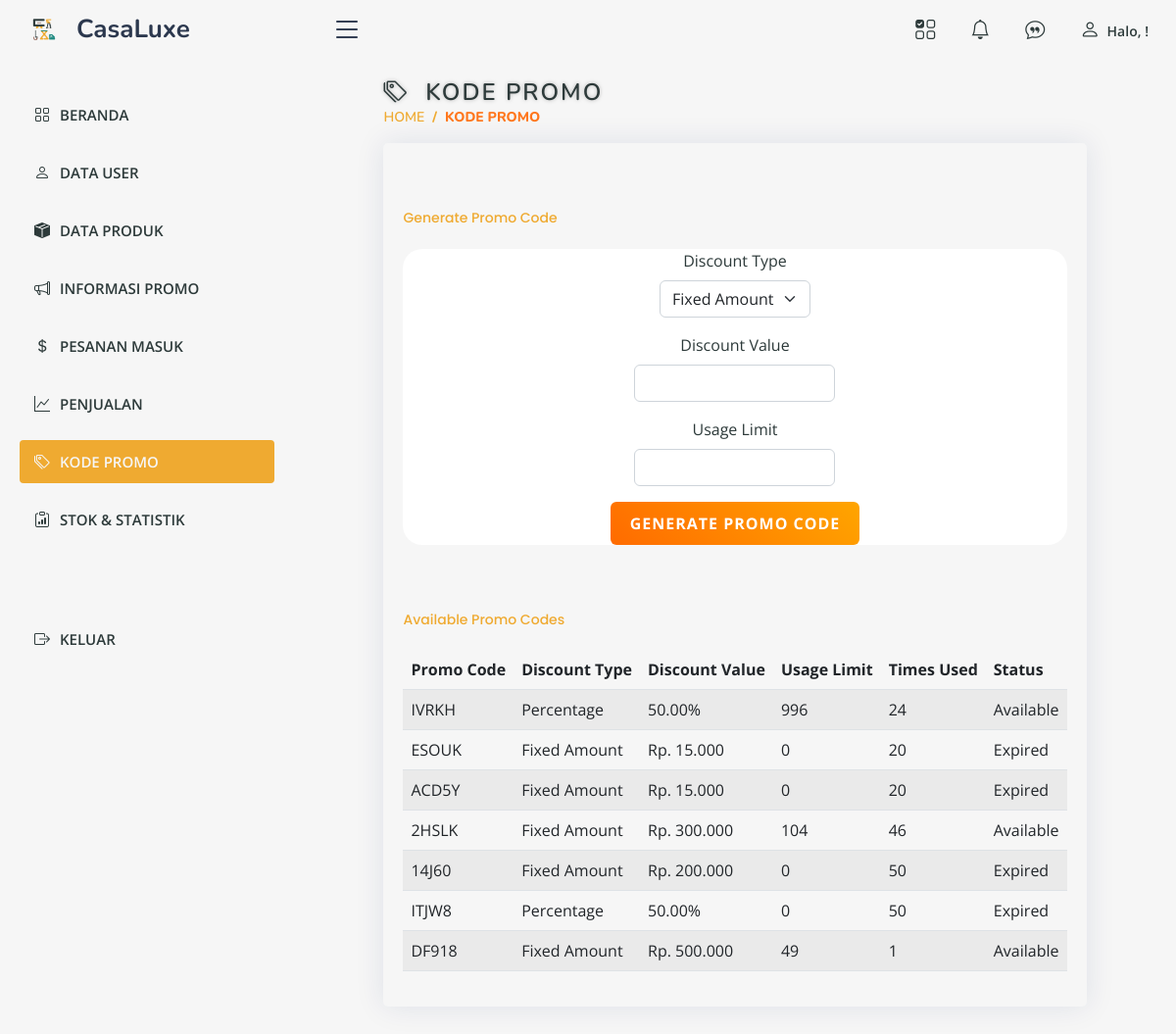
/admin/promo.php, run on the app's committed database.
### tables this page shows
CREATE TABLE `promo` (
  `id` int(11) NOT NULL,
  `code` varchar(10) NOT NULL,
  `discount_type` enum('fixed','percentage') NOT NULL,
  `discount_value` decimal(10,2) NOT NULL,
  `usage_limit` int(11) NOT NULL DEFAULT 1,
  `times_used` int(11) NOT NULL DEFAULT 0,
  `created_at` timestamp NOT NULL DEFAULT current_timestamp()
);

### admin/promo.php (the view, shortened to what this page needs)
<?php
require "../db.php";
?>
<!DOCTYPE html>
<html lang="en">
<head>
    <link rel="stylesheet" href="assets/css/styles.css">
    <link href="assets/vendor/bootstrap/css/bootstrap.min.css" rel="stylesheet">
    <link href="assets/vendor/bootstrap-icons/bootstrap-icons.css" rel="stylesheet">
    <link href="assets/vendor/boxicons/css/boxicons.min.css" rel="stylesheet">
    <link href="assets/vendor/quill/quill.snow.css" rel="stylesheet">
    <link href="assets/vendor/quill/quill.bubble.css" rel="stylesheet">
    <link href="assets/vendor/remixicon/remixicon.css" rel="stylesheet">
    <link href="assets/vendor/simple-datatables/style.css" rel="stylesheet">
    <link href="assets/css/style.css" rel="stylesheet">
    <?php include 'aset.php'; ?>
</head>
<body>
    <?php include 'atas.php'; ?>
    <?php include 'menu.php'; ?>
    <main id="main" class="main">
        <div class="pagetitle">
            <h1><i class="bi bi-tags"></i>&nbsp; KODE PROMO</h1>
            <nav>
                <ol class="breadcrumb">
                    <li class="breadcrumb-item"><a href="index.php">HOME</a></li>
                    <li class="breadcrumb-item active"> KODE PROMO</li>
                </ol>
            </nav>
        </div>
        <section class="section">
            <div class="row">
                <div class="col-lg-12">
                    <div class="card">
                        <div class="card-body">
                            <h5 class="card-title mt-5">Generate Promo Code</h5>
                            <form method="post">
                                <div class="mb-3">
                                    <label for="discount_type" class="form-label">Discount Type</label>
                                    <select class="form-select" id="discount_type" name="discount_type" required>
                                        <option value="fixed">Fixed Amount</option>
                                    </select>
                                </div>
                                <div class="mb-3">
                                    <label for="discount_value" class="form-label">Discount Value</label>
                                    <input type="number" class="form-control" id="discount_value" name="discount_value" required>
                                </div>
                                <div class="mb-3">
                                    <label for="usage_limit" class="form-label">Usage Limit</label>
                                    <input type="number" class="form-control" id="usage_limit" name="usage_limit" required>
                                </div>
                                <button type="submit" name="generate_promo" class="btn btn-generate">Generate Promo Code</button>
                            </form>
                            <h5 class="card-title mt-5">Available Promo Codes</h5>
                            <table class="table table-striped">
                                <thead>
                                    <tr>
                                        <th>Promo Code</th>
                                        <th>Discount Type</th>
                                        <th>Discount Value</th>
                                        <th>Usage Limit</th>
                                        <th>Times Used</th>
                                        <th>Status</th>
                                    </tr>
                                </thead>
                                <tbody>
                                    <?php
                                    $promo_query = "SELECT * FROM promo";
                                    $promo_result = $kon->query($promo_query);
                                    while ($promo_row = $promo_result->fetch_assoc()) {
                                        $status = $promo_row['times_used'] >= $promo_row['usage_limit'] ? 'Expired' : 'Available';
                                        $discount_value = $promo_row['discount_type'] == 'fixed' ? 'Rp. ' . number_format($promo_row['discount_value'], 0, ',', '.') : $promo_row['discount_value'] . '%';
                                        echo "<tr>";
                                        echo "<td>{$promo_row['code']}</td>";
                                        echo "<td>" . ($promo_row['discount_type'] == 'fixed' ? 'Fixed Amount' : 'Percentage') . "</td>";
                                        echo "<td>$discount_value</td>";
                                        echo "<td>{$promo_row['usage_limit']}</td>";
                                        echo "<td>{$promo_row['times_used']}</td>";
                                        echo "<td>$status</td>";
                                        echo "</tr>";
                                    }
                                    ?>
                                </tbody>
                            </table>
                        </div>
                    </div>
                </div>
            </div>
        </section>
    </main>
</body>
</html>

### assets/css/styles.css (style rules this page uses)
* { box-sizing: border-box; }
body { font-family: 'Smythe', sans-serif; width: auto; height: auto; align-items: center; display: flex; justify-content:center; flex-direction: column; background: transparent; min-height: 100%; margin-top: 2%; }
form { background: #ffffff; display: flex; align-items: center; justify-content: center; flex-direction: column; padding: 0 50px; height: 100%; border-radius: 20px; text-align: center; }
h1 { font-weight: bold; margin: 0; font-family: "Slackey", sans-serif; letter-spacing: 2px; text-shadow: 0px 0px 4px #00000043; }
input { background: #eee; padding: 10px 5px; margin: 8px 15px; width: 100%; border-radius: 5px; border: none; outline: none; }
select { background: #eee; padding: 12px 15px; margin: 8px 15px; width: 100%; border-radius: 5px; border: none; outline: none; }
a { color: #333; font-size: 14px; text-decoration: none; margin: 15px 0; }
button { color: #fff; background: #ff4b2b; font-size: 12px; font-weight: bold; font-family: 'Slackey', sans-serif; padding: 12px 35px; margin: 10px; border-radius: 19px; border: 1px solid #ff4b2b; outline: none; letter-spacing: 1px; text-transform: uppercase; transition: transform 80ms ease-in; cursor: pointer; }

### assets/css/style.css (style rules this page uses)
:root { scroll-behavior: smooth; }
body { font-family: "Open Sans", sans-serif; background: #f6f6f6; color: #2D3A3A; }
a { color: #2D3A3A; text-decoration: none; }
h1, h2, h3, h4, h5, h6 { font-family: "Nunito", sans-serif; }
#main { margin-top: 60px; padding: 20px 30px; transition: all 0.3s; }
.pagetitle { margin-bottom: 10px; }
.pagetitle h1 { font-size: 24px; margin-bottom: 0; font-weight: 600; color: #2D3A3A; }
.card { margin-bottom: 30px; border: none; border-radius: 5px; box-shadow: 0px 0 30px rgba(1, 41, 112, 0.1); background-color: #f6f6f6; }
.card-title { padding: 20px 0 15px 0; font-size: 14px; font-weight: 500; color: #EFAA31; font-family: "Poppins", sans-serif; }
.card-body { padding: 0 20px 20px 20px; }
.btn-generate { background: linear-gradient(45deg, #ff6b00, #ffa500); color: white !important; padding: 10px 20px; font-weight: bold; text-transform: uppercase; border: none; border-radius: 6px; letter-spacing: 1px; transition: all 0.3s ease; }
.breadcrumb { font-size: 14px; font-family: "Nunito", sans-serif; color: #EFAA31; font-weight: 600; }
.breadcrumb a { color: #EFAA31; transition: 0.3s; }
.breadcrumb .breadcrumb-item::before { color: #EFAA31; }
.breadcrumb .active { color: #ff771d; font-weight: 800; }
@media (min-width: 1200px) { #main, #footer { margin-left: 300px; } }

### data on the page
promo: code "IVRKH", shows "Percentage", discount_value "50.00%", usage_limit "996", times_used "24", status "Available"
promo: code "ESOUK", shows "Fixed Amount", discount_value "Rp. 15.000", usage_limit "0", times_used "20", status "Expired"
promo: code "ACD5Y", shows "Fixed Amount", discount_value "Rp. 15.000", usage_limit "0", times_used "20", status "Expired"
promo: code "2HSLK", shows "Fixed Amount", discount_value "Rp. 300.000", usage_limit "104", times_used "46", status "Available"
promo: code "14J60", shows "Fixed Amount", discount_value "Rp. 200.000", usage_limit "0", times_used "50", status "Expired"
promo: code "ITJW8", shows "Percentage", discount_value "50.00%", usage_limit "0", times_used "50", status "Expired"
promo: code "DF918", shows "Fixed Amount", discount_value "Rp. 500.000", usage_limit "49", times_used "1", status "Available"
